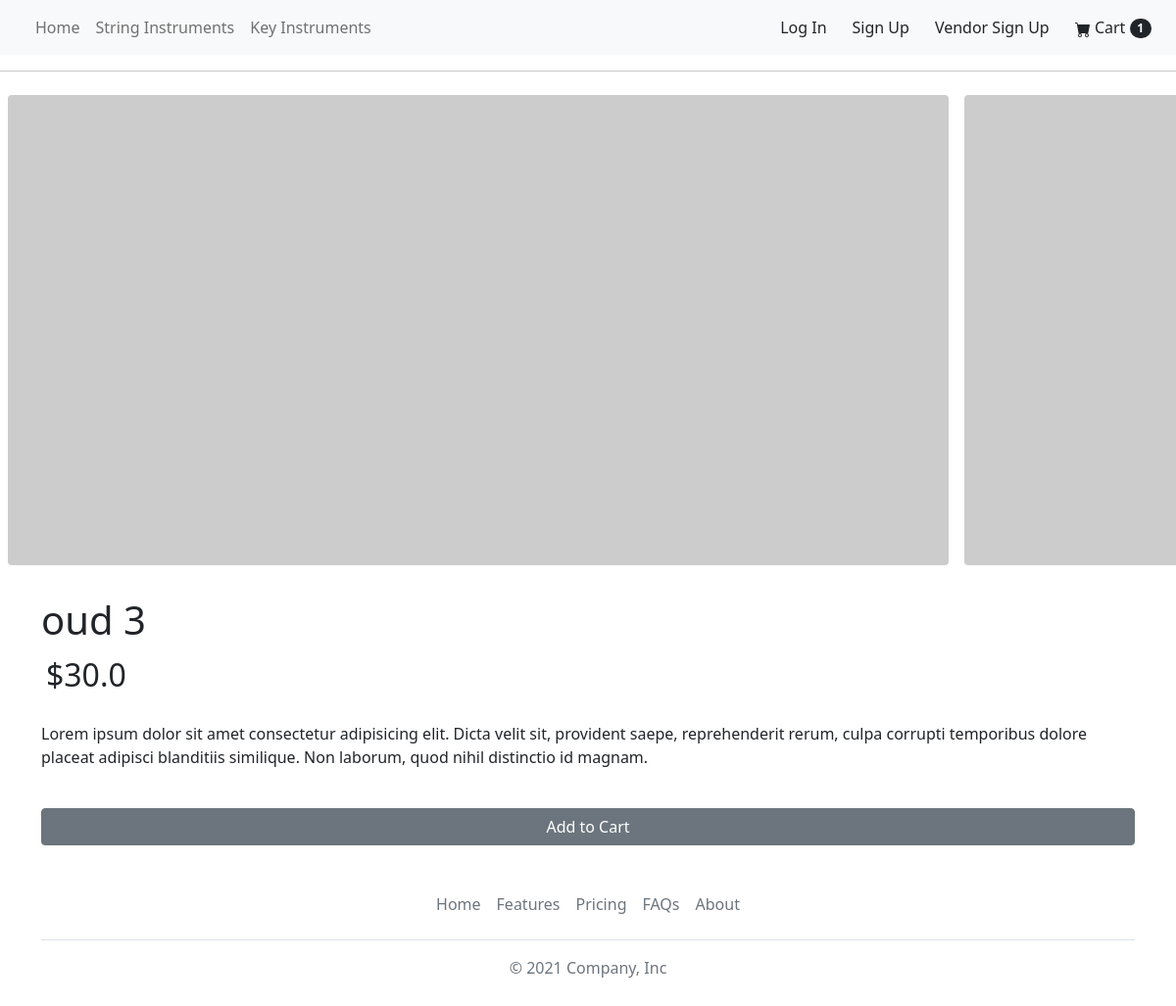
Before: /product/oud-3/ with the older database file.
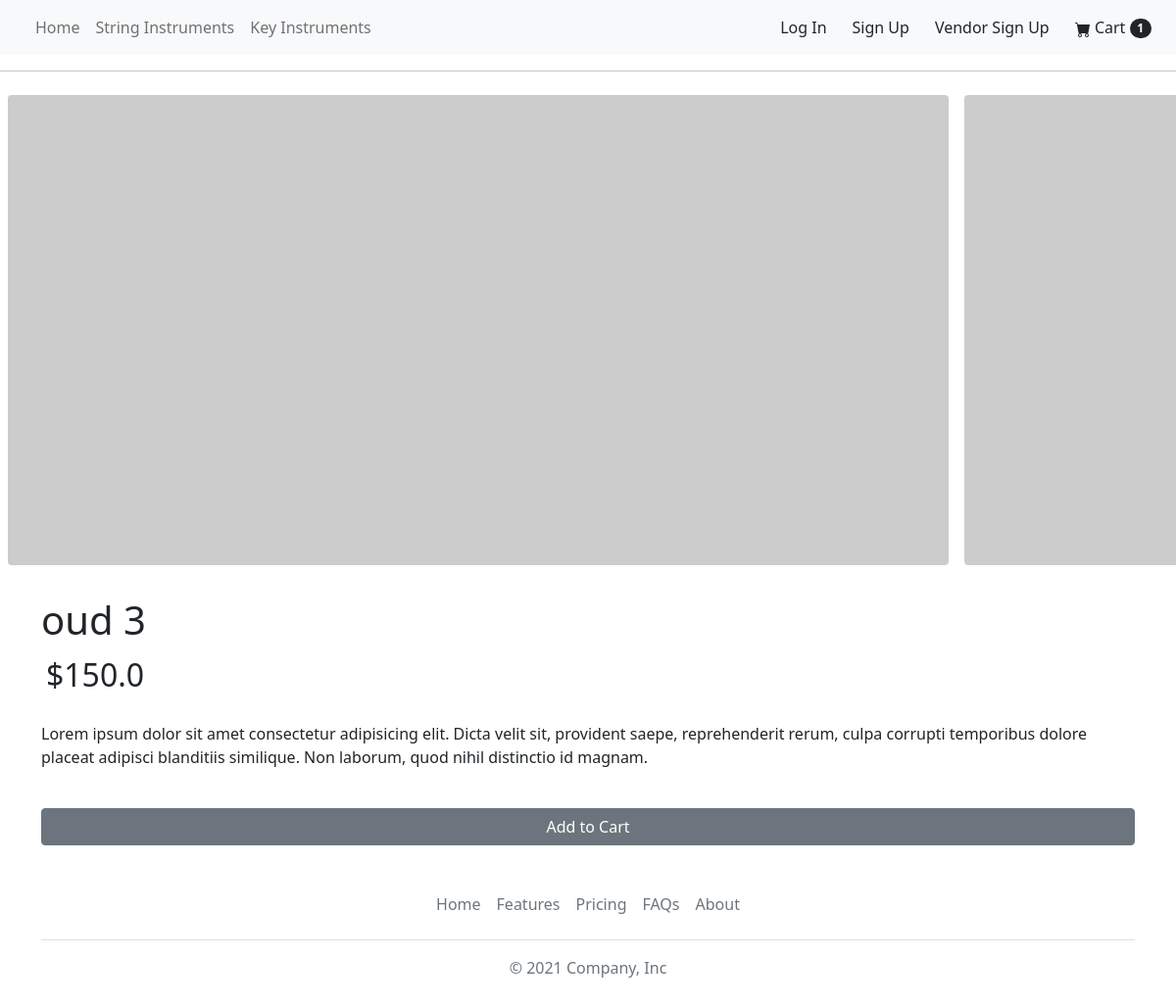
After: the same page with the newer database file.
### store/models.py (models this page shows, shortened)
class Product(models.Model):
    category = models.ForeignKey(Category,on_delete=models.CASCADE,null=True)
    subCategory = ChainedForeignKey(SubCategory,'category','category',False,True)
    name = models.CharField(max_length=200)
    slug = models.SlugField(max_length=200,null=True,blank=True)
    price = models.FloatField()
    image = models.ImageField(null=True,blank=True)
    def __str__(self):
        return self.name

### store/views.py (the view)
# urls.py: path('product/<slug:pk>/',views.productView,name='product'),
def productView(request,pk):
    product=Product.objects.get(slug=pk)
    print(product)
    context={'product':product}
    return render(request,'store/product.html',context)

### store/templates/store/product.html (shortened to what this page needs)
{% extends 'store/base.html' %}
{% load static %}
{% block content %}
<div class="d-flex of scroll">
    <div class="p-2">
      <a href="#">
        <img class="image-top-view rounded" src="https://via.placeholder.com/500x500" alt="">
      </a>
    </div>
    <div class="p-2">
        <a href="#">
          <img class="image-top-view rounded" src="https://via.placeholder.com/500x500" alt="">
        </a>
      </div>
</div>
<br>
<div class="container">
    <h1>{{product.name}}</h1>
    <h2>${{product.price}}</h2>
    <br>
    <p>Lorem ipsum dolor sit amet consectetur adipisicing elit. Dicta velit sit, provident saepe, reprehenderit rerum, culpa corrupti temporibus dolore placeat adipisci blanditiis similique. Non laborum, quod nihil distinctio id magnam.</p>
    <br>
    <button class="btn btn-secondary" style="width: 100%;">Add to Cart</button>
</div>
{% endblock content %}

Changed rows visible on the page:
changed Product "oud 3": price "30.0" → "150.0"
